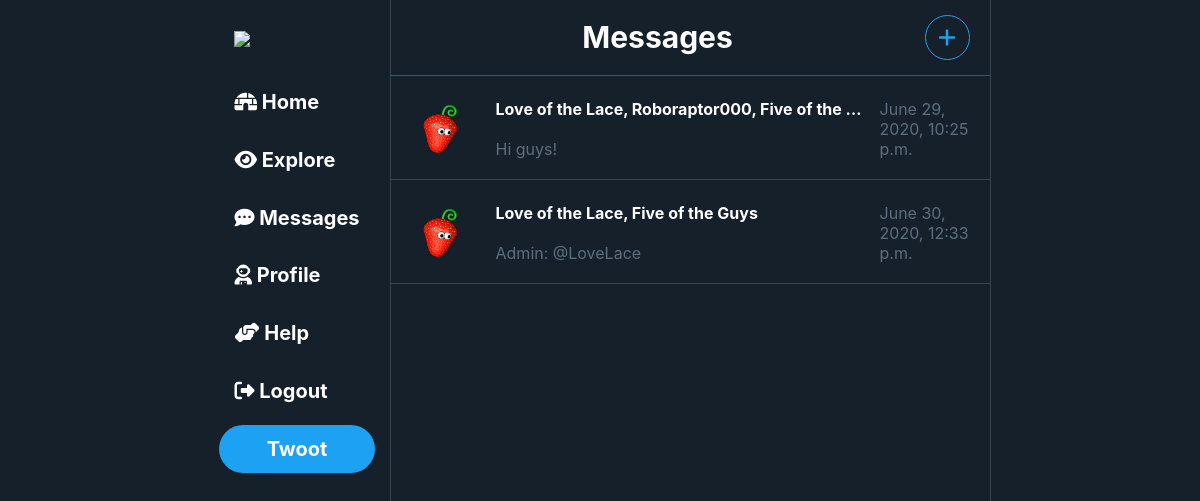
/messages/ (signed in), run on the app's committed database.
### blog/models.py (models this page shows, shortened)
class Group(models.Model):
    admin = models.ForeignKey(User, on_delete=models.CASCADE, related_name="moderating", null=True)
    date_created = models.DateTimeField(auto_now_add=True)
    @property
    def hasMessages(self):
        return True if self.my_messages.all().exists() else False
    @property
    def getMostRecentMessage(self):
        return self.my_messages.all().latest('time')
    @property
    def getMyUsers(self):
        users = User.objects.filter(my_groups__group__pk=self.pk)
        return users

class Message(models.Model):
    sender = models.ForeignKey(User, default=1, on_delete=models.CASCADE, related_name="sent_messages")
    group = models.ForeignKey(Group, default=1, on_delete=models.CASCADE, related_name="my_messages")
    content = models.TextField()
    image_content = models.ImageField(upload_to="message_pics", blank=True, null=True)
    time = models.DateTimeField(auto_now_add=True)

### users/models.py (models this page shows, shortened)
class Profile(models.Model):
    user = models.OneToOneField(User, on_delete=models.CASCADE)
    display_name = models.CharField(max_length=500)
    display_blurb = models.CharField(max_length=10, blank=True, null=True)
    location = models.CharField(max_length=30, blank=True, null=True)
    birth_date = models.DateField(null=True, blank=True)
    date_joined = models.DateField(auto_now_add=True)
    picture = models.ImageField(upload_to="profile_pics", default="http://fancys3bucket.amazonaws.com/media/profile_pics/roboraptor.jpg")
    banner = models.ImageField(upload_to="banner_pics", default="http://fancys3bucket.amazonaws.com/media/banner_pics/facade.jpg")
    @property #Get who I am following
    def getFollowing(self):
        following = User.objects.filter(followers__follower=self.user)
        return following

### blog/views.py (the view, shortened to what this page needs)
# urls.py: path('messages/', MessagesView.as_view(), name="messages_view"),
class MessagesView(View):
    template_name = "blog/messages.html"
    def get(self, request, *args, **kwargs):
        context = {}
        query = ""
        inbox = Group.objects.filter(my_users__user=request.user)
        if request.method == "GET" and request.is_ajax(): #This is for the modal search bar.
            query = request.GET['q']
            context["query"] = str(query)
            users = get_user_queryset(query)
            return JsonResponse(users, safe=False)
        users = request.user.profile.getFollowing
        context["users"] = users
        context["inbox"] = inbox
        return render(request, self.template_name, context)

### blog/templates/blog/messages.html (shortened to what this page needs)
{% extends "blog/base.html" %}
{% load static %}
{% block head %}
<link rel="stylesheet" href="{% static 'blog/css/home.css' %}" type="text/css"/>
<link rel="stylesheet" href="{% static 'blog/css/messages.css' %}" type="text/css"/>
{% endblock %}
{% block content %}
<div class="h1div">
    <span class="h1div-element">Messages</span>
    <button id="new-message-button" data-toggle="modal" data-target="#new-message-modal" type="button"><i class="fas fa-plus"></i></button>
</div>
<div class="twoot-list">
    {% for group in inbox %}
    <div data-url="{% url 'message_detail_view' pk=group.pk %}" class="message-info-user divgotourl">
        {% if group.hasMessages == True %}
        <div>
            <img class="messages-icon" src="{{group.getMostRecentMessage.sender.profile.picture.url}}"/>
        </div>
        <div class="messages-content-wrapper">
            <div class="messages-content-wrapper-inner content">
                <div class="messages-content-authors content-author">
                    {% for user in group.getMyUsers %}
                    {% if not forloop.last %}
                        {{ user.profile.display_name }},
                    {% else %}
                        {{ user.profile.display_name }}
                    {% endif %}
                    {% endfor %}
                </div>
                <br>
                <div class="messages-content">{{ group.getMostRecentMessage.content }}</div>
            </div>
            <div class="messages-content-time content">{{ group.getMostRecentMessage.time }}</div>
        </div>
        {% else %}
        <div>
            <img class="icon" src="{{group.admin.profile.picture.url}}"/>
        </div>
        <div class="messages-content-wrapper">
            <div class="messages-content-wrapper-inner content">
                <div class="messages-content-authors content-author">
                    {% for user in group.getMyUsers %}
                    {% if not forloop.last %}
                        {{ user.profile.display_name }},
                    {% else %}
                        {{ user.profile.display_name }}
                    {% endif %}
                    {% endfor %}
                </div>
                <br>
                <div class="messages-content">Admin: @{{ group.admin.username }}</div>
            </div>
            <div class="messages-content-time content">{{ group.date_created }}</div>
        </div>
        {% endif %}
    </div>
    {% endfor %}
</div>
{% endblock %}

### static/blog/css/base.css (style rules this page uses)
:root { --main-background: #15202B; --header-border: #3D5466; --normal-border: #38444D; --twoot-hover: #192734; --content-text: #5F6E7C; --twooter-blue-dark: #1da1f2; --twooter-blue-light: #1A91DA; --search-background: #253341; }
* { margin: 0; padding: 0; border: 0; outline: 0; font-size: 100%; vertical-align: baseline; background: transparent; box-sizing: border-box; font-family: -apple-system, BlinkMacSystemFont, "Segoe UI", Roboto, Oxygen-Sans, Ubuntu, Cantarell, "Helvetica Neue", sans-serif; }
html, body { height: 100%; width: 100%; word-break: break-word; }

### static/blog/css/general.css (style rules this page uses)
:root { --main-background: #15202B; --header-border: #3D5466; --normal-border: #38444D; --twoot-hover: #192734; --content-text: #5F6E7C; --twooter-blue-dark: #1DA1F2; --twooter-blue-light: #1A91DA; --search-background: #253341; }
.h1div { display: flex; flex-wrap: wrap; align-items: center; width: 100%; padding: 10px; border-bottom: 1px solid var(--header-border); color: white; background: var(--main-background); position: sticky; top: 0; z-index: 900; }
.h1div-element { flex: 1; word-break: normal; padding: 0 10px; font-size: 30px; font-weight: bold; display: flex; align-items: center; justify-content: center; }
.twoot-list { width: 100%; display: flex; flex-direction: column; justify-content: flex-start; }
.icon { flex: 1 0 auto; max-width: 75px; max-height: 75px; min-width: 50px; min-height: 50px; border-radius: 50%; margin: 10px 10px; }
.content { line-height: 20px; color: var(--content-text); text-decoration: none; }
.content-author { font-weight: bold; text-decoration: none; color: white; }

### static/blog/css/formsbuttons.css (style rules this page uses)
:root { --main-background: #15202B; --header-border: #3D5466; --normal-border: #38444D; --twoot-hover: #192734; --content-text: #5F6E7C; --twooter-blue-dark: #1DA1F2; --twooter-blue-light: #1A91DA; --search-background: #253341; }
.paginaton li a, span { text-decoration: none; }

### static/blog/css/home.css (style rules this page uses)
:root { --main-background: #15202B; --header-border: #3D5466; --normal-border: #38444D; --twoot-hover: #192734; --content-text: #5F6E7C; --twooter-blue-dark: #1DA1F2; --twooter-blue-light: #1A91DA; --search-background: #253341; }

### static/blog/css/messages.css (style rules this page uses)
:root { --main-background: #15202B; --header-border: #3D5466; --normal-border: #38444D; --twoot-hover: #192734; --content-text: #5F6E7C; --twooter-blue-dark: #1DA1F2; --twooter-blue-light: #1A91DA; --search-background: #253341; }
.messages-icon { flex: 1 0; max-width: 75px; max-height: 75px; border-radius: 50%; margin: 10px 10px; }
.messages-content-wrapper { flex: 1; max-width: 100%; overflow: hidden; display: flex; align-items: flex-start; justify-content: space-between; }
.messages-content-time { margin: 0 10px 0 0; flex: 0 0 100px; }
.messages-content-wrapper-inner { flex: 1; display: flex; flex-direction: column; overflow: hidden; padding: 0 10px; }
.messages-content-authors { overflow: hidden; white-space: nowrap; text-overflow: ellipsis; }
.messages-content { overflow: hidden; white-space: nowrap; text-overflow: ellipsis; }
#new-message-button { flex: 0 0 45px; display: flex; align-items: center; justify-content: center; width: 45px; height: 45px; margin: 5px 10px; border: 1px solid var(--twooter-blue-dark); border-radius: 50%; color: var(--twooter-blue-dark); font-size: 20px; transition: .25s; }
.message-info-user { display: flex; flex-direction: row; align-items: center; justify-content: flex-start; width: 100%; padding: 5px 0 3px 0; transition: .25s; border-bottom: 1px solid var(--normal-border); }

### data on the page
Group: getMostRecentMessage.sender.profile.picture (picture), getMostRecentMessage.content "Hi guys!", getMostRecentMessage.time "June 29, 2020, 10:25 p.m."
Group: admin.profile.picture (picture), admin.username "LoveLace", date_created "June 30, 2020, 12:33 p.m."

### other printed values
{{ user.profile.display_name }} "Love of the Lace"
{{ user.profile.display_name }} "Roboraptor000"
{{ user.profile.display_name }} "Five of the…"
{{ user.profile.display_name }} "Five of the Guys"
